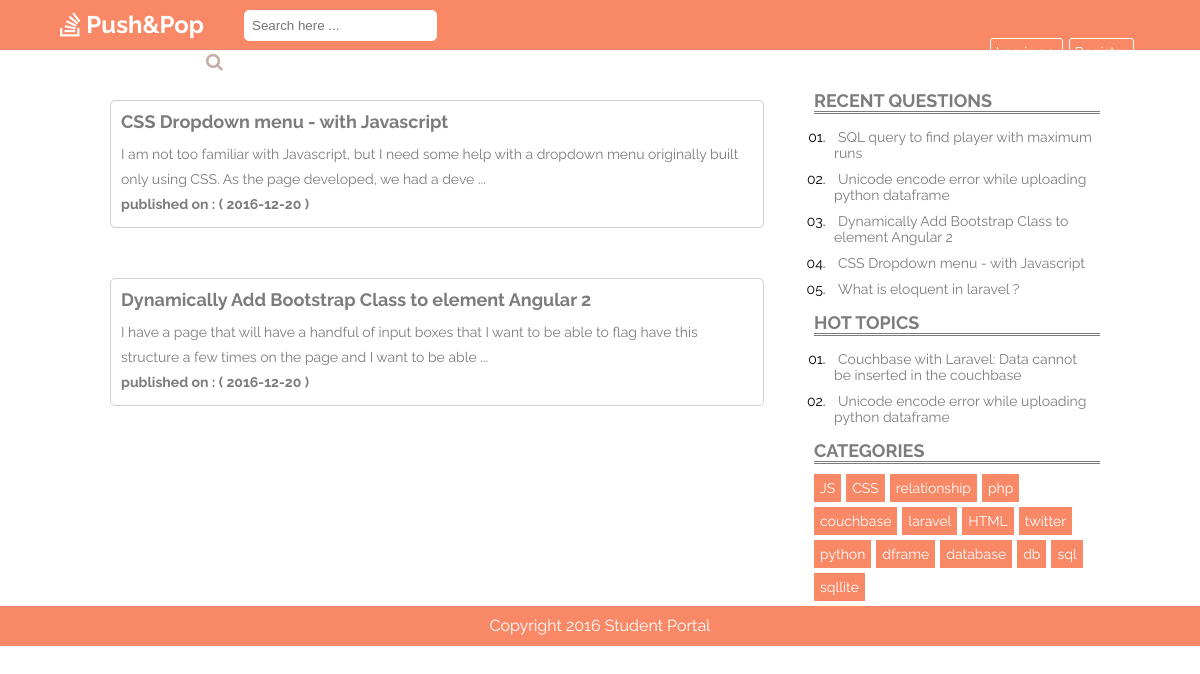
Page /singleCat.php?id=38 on the committed database.
### tables this page shows
CREATE TABLE `question` (
  `id` int(10) NOT NULL,
  `user_id` int(10) NOT NULL,
  `title` varchar(120) NOT NULL,
  `description` varchar(1000) NOT NULL,
  `created_at` date NOT NULL
);

CREATE TABLE `tags` (
  `id` int(11) NOT NULL,
  `tag_name` varchar(55) NOT NULL
);

### components/php/sidebarClass.php (called while the page is built)
<?php
class sidebar{
    public function getTags(){
        global $pdo;
        $q = $pdo->query('SELECT * FROM tags');
        $tags = [];
        $res = $q->execute();
        $q->setFetchMode(PDO::FETCH_ASSOC);
        while($row = $q->fetch()){
            $tags[]=$row;
        }
        return $tags;
    }
    public function trendingQuestion(){
        global $pdo;
        $q = $pdo->query('SELECT * FROM question order by id desc limit 5');
        $rowsQuestion = [];
        $res = $q->execute();
        $q->setFetchMode(PDO::FETCH_ASSOC);
        while($row = $q->fetch()){
            $rowsQuestion[]=$row;
        }
        return $rowsQuestion;
    }
    public function hotQuestion(){
        global $pdo;
        $q = $pdo->query('select q.id,q.title, count(a.question_id) as rep from question q join answer a on q.id = a.question_id group by a.question_id having rep > 1 limit 10
');
        $rowsQuestion = [];
        $res = $q->execute();
        $q->setFetchMode(PDO::FETCH_ASSOC);
        while($row = $q->fetch()){
            $rowsQuestion[]=$row;
        }
        return $rowsQuestion;
    }
     public function questionByTags($id){
        global $pdo;
        $rowsQuestion = [];
        $q = $pdo->prepare('SELECT q.id, q.title,q.description,q.created_at FROM question q join tags_question tq join tags t on q.id = tq.question_id and t.id = tq.tag_id where tq.tag_id = ?');
        $res = $q->execute(array($id));
        $q->setFetchMode(PDO::FETCH_ASSOC);
        while($row = $q->fetch()){
            $rowsQuestion[]=$row;
        }
        return $rowsQuestion;
    }
}
?>

### singleCat.php (the view, shortened to what this page needs)
<?php
include "components/php/dbConnection.php";
include "components/php/sidebarClass.php";
$sidebarhandler = new sidebar();
$tagsQuestion = $sidebarhandler->questionByTags($_GET['id']);
?>
<?php include "components/php/header.php" ?>
<div class="wrapper">
    <div class="main-content">
        <?php foreach($tagsQuestion as $ques): ?>
        <div class="post">
            <a href="single.php?id=<?php echo $ques['id']?>"><h2 class="post-title"><?php echo $ques['title']; ?></h2></a>
            <p class="description"><?php echo substr($ques['description'],0,150)." ..."; ?></p>
            <p class="description" style="font-weight:bolder"><?php echo "published on : ( ".$ques['created_at']." )"; ?></p>
        </div>
        <?php endforeach ?>
    </div>
    <?php include('components/php/sidebar.php');?>
</div>
<?php include('components/php/footer.php');?>

### components/php/sidebar.php
<?php
$tags = $sidebarhandler->getTags();
$trendingQuestion = $sidebarhandler->trendingQuestion();
$hotQuestion = $sidebarhandler->hotQuestion();
?>
<div class="sidebar">
    <div class="trending-topics">
        <h2>Recent Questions</h2>
        <ul>
            <?php foreach($trendingQuestion as $ques):?>
            <li><a href="single.php?id=<?php echo $ques['id']; ?>"><?php echo $ques['title']; ?></a></li>
            <?php endforeach ?>
        </ul>
    </div>
    <div class="trending-topics">
        <h2>Hot Topics</h2>
        <ul>
            <?php foreach($hotQuestion as $ques):?>
            <li><a href="single.php?id=<?php echo $ques['id']; ?>"><?php echo $ques['title']; ?></a></li>
            <?php endforeach ?>
        </ul>
    </div>
    <div class="categories-widget">
        <h2>Categories</h2>
        <ul class="cats">
            <?php foreach($tags as $tag):?>
            <li><a href="singleCat.php?id=<?php echo $tag['id']; ?>"><?php echo $tag['tag_name']; ?></a></li>
            <?php endforeach ?>
        </ul>
    </div>
</div>

### styles.css (style rules this page uses)
* { margin: 0px; padding: 0px; }
body { font-family: 'Raleway', sans-serif; }
.wrapper { width: 85%; margin: 0 auto; margin-top: 80px; }
.main-content { float:left; width:68%; }
.post { position:relative; border: 1px solid #d1cfcf; border-radius:5px; margin: 20px; padding:10px; margin-bottom: 50px; color:#7c7c7c; }
h2.post-title { font-size: 18px; margin-bottom: 10px; display: inline-block; color: #7c7c7c; }
p.description { font-size: 14px; line-height: 25px; }
.sidebar { width: 30%; float : right; font-size:14px; }
.sidebar div { margin: 10px; }
.sidebar h2 { color: #7c7c7c; margin-bottom: 10px; font-size: 18px; text-transform: uppercase; border-bottom: 3px double #7c7c7c; }
.trending-topics ul { list-style-type: decimal-leading-zero; margin-left:15px; }
.trending-topics ul li { padding:5px; }
.categories-widget ul li a { background: #F98866; float: left; margin-right: 5px; margin-bottom: 5px; color: #FFF; text-decoration: none; }
.categories-widget ul { list-style: none; }
.categories-widget ul li a { padding:5px; background:#F98866; border: 1px solid #F98866; }
.sidebar .trending-topics a { text-decoration: none; color:#7c7c7c; padding:4px; }

### rows in the picture
question: title "CSS Dropdown menu - with Javascript", description "I am not too familiar with Javascript, but I need some help with a dropdown menu originally built only using CSS. As the page developed, we had a deve", created_at "2016-12-20"
question: title "Dynamically Add Bootstrap Class to element Angular 2", description "I have a page that will have a handful of input boxes that I want to be able to flag have this structure a few times on the page and I want to be able", created_at "2016-12-20"
question: title "SQL query to find player with maximum runs"
question: title "Unicode encode error while uploading python dataframe"
question: title "What is eloquent in laravel ?"
question: title "Couchbase with Laravel: Data cannot be inserted in the couchbase"
tags: tag_name "JS"
tags: tag_name "CSS"
tags: tag_name "relationship"
tags: tag_name "php"
tags: tag_name "couchbase"
tags: tag_name "laravel"
tags: tag_name "HTML"
tags: tag_name "twitter"
tags: tag_name "python"
tags: tag_name "dframe"
tags: tag_name "database"
tags: tag_name "db"
tags: tag_name "sql"
tags: tag_name "sqllite"
